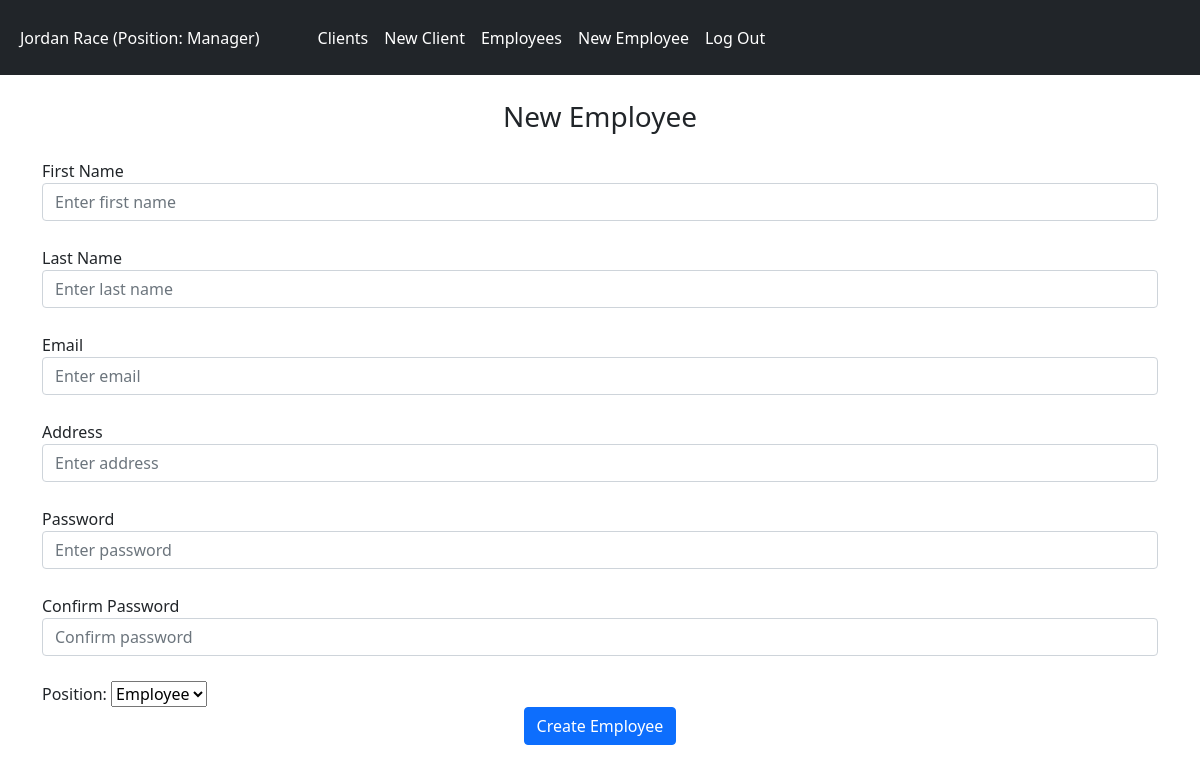
Screenshot of /new-employee (signed in) with the database file from the repository.
### files/models.py (models this page shows)
class Employee(db.Model, UserMixin):
    id = db.Column(db.Integer, primary_key=True)
    first_name = db.Column(db.String(20), nullable=False)
    last_name = db.Column(db.String(20), nullable=False)
    email = db.Column(db.String(150), nullable=False, unique=True)
    address = db.Column(db.String(100), nullable=False, unique=True)
    password = db.Column(db.String(150))
    position = db.Column(db.String(15))
    date_created = db.Column(db.DateTime(timezone=True), default=func.now())
    date_updated = db.Column(db.DateTime(timezone=True), default=func.now())

### files/views.py (the view, shortened to what this page needs)
@views.route("/new-employee", methods=['GET', 'POST'])
@login_required
def newEmployee():
    employees = Employee.query.all()
    empCols = GetCols("Employee")
    if empCols.__contains__("id"):
        empCols.remove("id")
    if empCols.__contains__("date_created"):
        empCols.remove("date_created")
    if empCols.__contains__("date_updated"):
        empCols.remove("date_updated")
    return render_template("newEmployee.html", employee=current_user, employees=employees, empCols=empCols)

### files/__init__.py (called while the page is built)
def create_app():
    app = Flask(__name__)
    app.config['SECRET_KEY'] = "helloworld"
    app.config['SQLALCHEMY_DATABASE_URI'] = f'sqlite:///{DB_NAME}'
    db.init_app(app)
    from .views import views
    from .auth import auth
    app.register_blueprint(views, url_prefix="/")
    app.register_blueprint(auth, url_prefix="/")
    from .models import Employee
    create_database(app)
    login_manager = LoginManager()
    login_manager.login_view = "auth.login"
    login_manager.init_app(app)
    @login_manager.user_loader
    def load_user(id):
        return Employee.query.get(int(id))
    return app

### files/views.py (called while the page is built)
def GetCols(model):
    conn = sqlite3.connect("files/database.db")
    cur = conn.cursor()
    cur.execute("SELECT * FROM " + model)
    info = [tuple[0] for tuple in cur.description]
    conn.close()
    return info

### files/templates/newEmployee.html (shortened to what this page needs)
{% extends "base.html" %}
{% block content%}
    <form method="POST">
        <h3 align="center">New Employee</h3>
        <div class="form-group">
            {% for col in empCols %}
                {% if col == "position" %}
                    <label for="position">Position:</label>
                    <select name="position" id="position">
                        <option value="Employee">Employee</option>
                    </select>
                {% elif col == "password" %}
                    <label for="password1">{{ col.replace('_', ' ').title() }}</label>
                    <input type="password" id="{{ col }}" name="password1" class="form-control"
                        placeholder="Enter {{ col.replace('_', ' ') }}" />
                        <label for="password2">Confirm {{ col.replace('_', ' ').title() }}</label>
                        <input type="password" id="{{ col }}" name="password2" class="form-control"
                            placeholder="Confirm {{ col.replace('_', ' ') }}" />
                {% else %}
                    <label for={{ col }}>{{ col.replace('_', ' ').title() }}</label>
                    <input type="text" id="{{ col }}" name="{{ col }}" class="form-control"
                        placeholder="Enter {{ col.replace('_', ' ') }}" />
                {% endif %}
            {% endfor %}
            <div align="center">
                <button class="btn btn-primary" type="submit">Create Employee</button>
            </div>
        </div>
    </form>
{% endblock %}

### files/templates/base.html (shortened to what this page needs)
<!DOCTYPE html>
<html lang="en">
  <head>
    <link
      href="https://cdn.jsdelivr.net/npm/bootstrap@5.0.2/dist/css/bootstrap.min.css"
      rel="stylesheet"
    />
    <link rel="stylesheet" type="text/css" href="{{ url_for('static', filename='style.css') }}">
  </head>
  <body>
    <nav class="navbar navbar-expand-lg navbar-dark bg-dark">
      <div class="container-fluid">
        <div class="collapse navbar-collapse" id="navbar">
          <div class="navbar-nav">
            {% if employee.is_authenticated %}
              <a class="nav-item nav-link" href="/edit-employee/{{ current_user.id }}" id="current_employee">{{ current_user.first_name }} {{ current_user.last_name }} (Position: {{ current_user.position }})</a>
              <a class="nav-item nav-link" href="/clients">Clients</a>
              <a class="nav-item nav-link" href="/new-client">New Client</a>
              {% if current_user.position == "Manager" %}
                <a class="nav-item nav-link" href="/employees">Employees</a>
                <a class="nav-item nav-link" href="/new-employee">New Employee</a>
              {% endif %}
              <a class="nav-item nav-link" href="/logout">Log Out</a>
            {% else %}
              <a class="nav-item nav-link" href="/">Login</a>
            {% endif %}
          </div>
        </div>
      </div>
    </nav>
    <div class="container">{% block content %}{% endblock %}</div>
  </body>
</html>

### files/static/style.css (style rules this page uses)
h3, .navbar, .navbar-expand-lg, .navbar-dark .bg-dark, .btn-primary, .form-control { margin-bottom: 25px; }
.navbar, .navbar-expand-lg, .navbar-dark { height: 75px; }
.navbar-dark .navbar-nav .nav-link { color: white; }
#current_employee { padding-right: 50px; }

### rows the page displays
Employee: first_name "Jordan", last_name "Race", position "Manager"

### other values shown
{{ col.replace('_', ' ').title() }} "First Name" "Last Name" "Email" "Address"
{{ col.replace('_', ' ').title() }} "Password"
